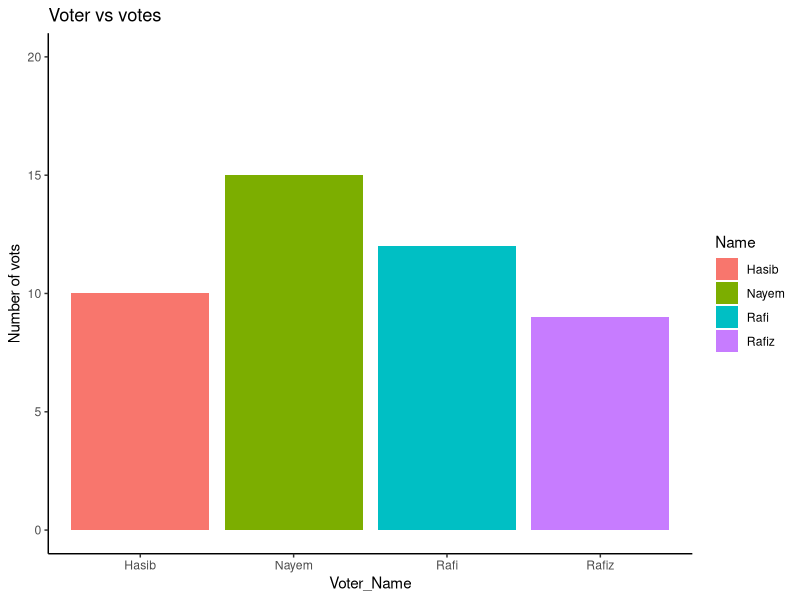

R code for this plot:
#----------------------------Colom Graph----------------------------------------

#-------------------------------------------------------------------------------
#-------------------------------------------------------------------------------

#Procedure:
#step-1:load library and read CSV File
#step-2:ggplot(method)--->parameters=data_set,axies
#step-3:use geom_col() method for colom graph
#step-4: For axies color----> fill=axies name
#step-5: increase length of x or y axies: scale_y or y_continuous(limits = c(initial,final))
#Step-6:For labels: labs() method
#step-7:Give final stage:  theme_classic()
#-------------------------------------------------------------------------------
#Example:
library(ggplot2)

df<- read.csv("votes.csv")
p<-ggplot(df,aes(x=Name,y=votes))+
  geom_col(aes(fill=Name))+
  
  
  scale_y_continuous(limits = c(0,20))+
  labs(
    x="Voter_Name",
    y="Number of vots",
    title="Voter vs votes"
  )+
  theme_classic()
 
ggsave(
  "colom.png",
  plot = p, 
  height = 900,
  width =900,
  units="px"
  )
